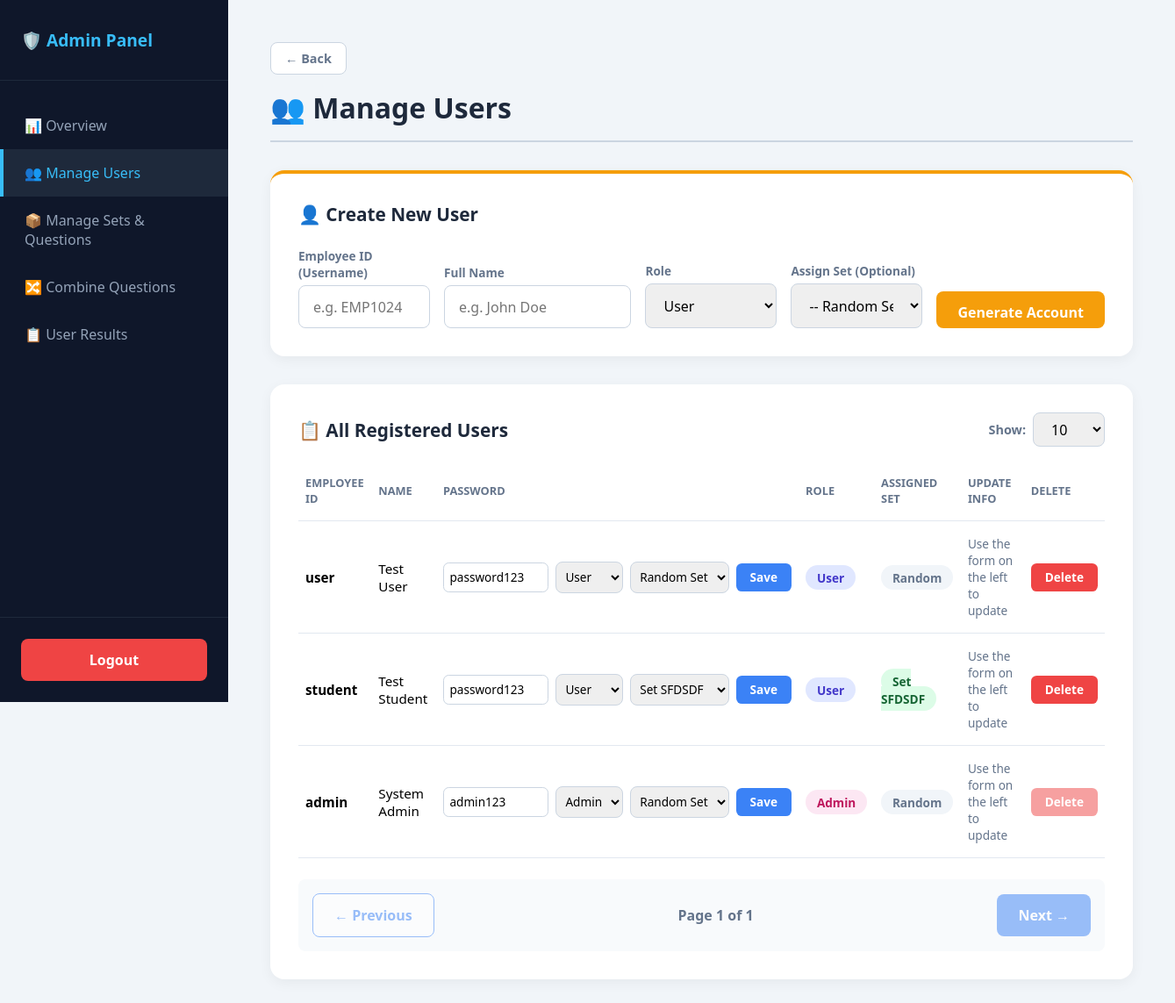
Screenshot of /admin/students (signed in) with the database file from the repository.
### tables this page shows
CREATE TABLE students (
            id INTEGER PRIMARY KEY AUTOINCREMENT,
            username TEXT UNIQUE NOT NULL,
            password TEXT NOT NULL,
            name TEXT,
            assigned_set TEXT,
            created_at TIMESTAMP DEFAULT CURRENT_TIMESTAMP
        , role TEXT DEFAULT 'user');

### app.py (the view)
@app.route("/admin/students")
def admin_users(): # Updated function name
    if not session.get("is_admin"): return redirect(url_for("login"))
    conn = get_db()
    users = conn.execute("SELECT * FROM students ORDER BY id DESC").fetchall()
    conn.close()
    return render_template("admin_students.html", page="users", sets=get_all_sets(), users=users)

### app.py (called while the page is built)
def get_db():
    conn = sqlite3.connect(DB_NAME)
    conn.row_factory = sqlite3.Row
    return conn

def get_all_sets():
    conn = get_db()
    rows = conn.execute("""
        SELECT s.name, s.description, s.question_count, s.duration_minutes,
               (SELECT COUNT(DISTINCT LOWER(TRIM(question))) FROM questions q WHERE q.set_name = s.name) AS qcount
        FROM sets s ORDER BY s.name
    """).fetchall()
    conn.close()
    return rows

### templates/admin_students.html (shortened to what this page needs)
{% extends "admin_base.html" %}
{% block content %}
<h1 class="page-title">👥 Manage Users</h1>
<div class="card" style="border-top: 4px solid #f59e0b; margin-bottom: 2rem;">
  <h3>👤 Create New User</h3>
  <form method="POST" action="{{ url_for('admin_add_user') }}">
    <div class="form-row">
      <div class="form-group" style="flex:1;">
        <label>Employee ID (Username)</label>
        <input type="text" name="username" placeholder="e.g. EMP1024" required>
      </div>
      <div class="form-group" style="flex:2;">
        <label>Full Name</label>
        <input type="text" name="name" placeholder="e.g. John Doe" required>
      </div>
      <div class="form-group" style="flex:1;">
        <label>Role</label>
        <select name="role" required>
          <option value="user">User</option>
        </select>
      </div>
      <div class="form-group" style="flex:1;">
        <label>Assign Set (Optional)</label>
        <select name="assigned_set">
          <option value="">-- Random Set --</option>
        </select>
      </div>
      <button type="submit" class="btn" style="margin-bottom: 0; height: 42px; background: #f59e0b;">Generate Account</button>
    </div>
  </form>
</div>
<div class="card">
  <div style="display: flex; justify-content: space-between; align-items: center; margin-bottom: 1rem;">
    <h3 style="margin-bottom: 0;">📋 All Registered Users</h3>
    <div style="display: flex; align-items: center; gap: 0.5rem;">
      <label style="font-size: 0.9rem; color: #64748b; font-weight: 600;">Show:</label>
      <select id="pageSizeSelect" onchange="changePageSize()" style="width: auto; padding: 0.4rem 1rem; margin-bottom: 0; border-radius: 0.5rem; border: 1px solid #cbd5e1;">
        <option value="10" selected>10</option>
      </select>
    </div>
  </div>
  <table>
    <tr>
      <th>Employee ID</th>
      <th>Name</th>
      <th>Password</th>
      <th>Role</th>
      <th>Assigned Set</th>
      <th>Update Info</th>
      <th>Delete</th>
    </tr>
    {% for s in users %}
    <tr class="data-row">
      <td><strong>{{ s.username }}</strong></td>
      <td>{{ s.name or 'N/A' }}</td>
      <td>
        <form method="POST" action="{{ url_for('update_user_info') }}" style="margin:0;">
          <div style="display: flex; gap: 0.5rem; align-items: center;">
            <input type="text" name="new_password" value="{{ s.password }}" required style="padding: 0.4rem; margin-bottom: 0; width: 120px; font-size: 0.85rem; border: 1px solid #cbd5e1; border-radius: 0.4rem;">
            <select name="role" style="padding: 0.4rem; margin-bottom: 0; width: auto; font-size: 0.85rem;">
              <option value="user" {% if s.role == 'user' %}selected{% endif %}>User</option>
              <option value="admin" {% if s.role == 'admin' %}selected{% endif %}>Admin</option>
            </select>
            <select name="assigned_set" style="padding: 0.4rem; margin-bottom: 0; width: auto; font-size: 0.85rem;">
              <option value="" {% if not s.assigned_set %}selected{% endif %}>Random Set</option>
              {% for set in sets %}
                <option value="{{ set.name }}" {% if s.assigned_set == set.name %}selected{% endif %}>Set {{ set.name }}</option>
              {% endfor %}
            </select>
            <button type="submit" class="btn btn-sm" style="background:#3b82f6;">Save</button>
          </div>
        </form>
      </td>
      <td>
        {% if s.role == 'admin' %}
          <span class="badge" style="background:#fce7f3; color:#be185d;">Admin</span>
        {% else %}
          <span class="badge" style="background:#e0e7ff; color:#4338ca;">User</span>
        {% endif %}
      </td>
      <td>
        {% if s.assigned_set %}
          <span class="badge" style="background:#dcfce7; color:#166534;">Set {{ s.assigned_set }}</span>
        {% else %}
          <span class="badge" style="background:#f1f5f9; color:#64748b;">Random</span>
        {% endif %}
      </td>
      <td style="color:#64748b; font-size: 0.85rem;">
        Use the form on the left to update
      </td>
      <td>
        <form method="POST" action="{{ url_for('delete_user', username=s.username) }}" style="margin:0;" onsubmit="return confirm('Are you sure you want to delete this user?');">
          <button type="submit" class="btn btn-danger btn-sm" {% if s.username == 'admin' %}disabled style="opacity: 0.5; cursor: not-allowed;"{% endif %}>Delete</button>
        </form>
      </td>
    </tr>
    {% endfor %}
  </table>
  <div id="pagination-controls" style="display: flex; justify-content: space-between; align-items: center; margin-top: 1.5rem; background: #f8fafc; padding: 1rem; border-radius: 0.5rem;">
    <button type="button" class="btn btn-outline" id="prevBtn" onclick="changePage(-1)">← Previous</button>
    <div style="font-weight: 600; color: #64748b;">Page <span id="pageNum">1</span> of <span id="totalPages">1</span></div>
    <button type="button" class="btn" id="nextBtn" onclick="changePage(1)">Next →</button>
  </div>
</div>
{% endblock %}

### templates/admin_base.html (style rules this page uses)
* { box-sizing: border-box; margin: 0; padding: 0; font-family: system-ui, sans-serif; }
body { display: flex; min-height: 100vh; background: #f1f5f9; }
.page-title { font-size: 2rem; color: #1e293b; margin-bottom: 2rem; border-bottom: 2px solid #cbd5e1; padding-bottom: 1rem; }
.card { background: white; border-radius: 1rem; padding: 2rem; box-shadow: 0 4px 15px rgba(0,0,0,0.05); margin-bottom: 1.5rem; }
.card h3 { color: #1e293b; margin-bottom: 1.5rem; font-size: 1.3rem; }
.btn { background: #3b82f6; color: white; border: none; padding: 0.8rem 1.5rem; border-radius: 0.5rem; font-size: 1rem; font-weight: 600; cursor: pointer; text-decoration: none; display: inline-block; }
.btn-danger { background: #ef4444; }
.btn-outline { background: white; color: #3b82f6; border: 1.5px solid #3b82f6; }
.btn-sm { padding: 0.4rem 1rem; font-size: 0.85rem; border-radius: 0.4rem; }
input[type="text"], input[type="number"], select { width: 100%; padding: 0.8rem 1rem; margin-bottom: 1rem; border-radius: 0.5rem; border: 1px solid #cbd5e1; font-size: 1rem; }
table { width: 100%; border-collapse: collapse; }
th, td { text-align: left; padding: 1rem 0.5rem; border-bottom: 1px solid #e2e8f0; font-size: 0.95rem; }
th { color: #64748b; font-weight: 600; text-transform: uppercase; font-size: 0.8rem; }
.badge { background: #e0f2fe; color: #0284c7; padding: 0.3rem 0.8rem; border-radius: 1rem; font-size: 0.85rem; font-weight: 600; }
.form-row { display: flex; gap: 1rem; flex-wrap: wrap; align-items: flex-end; }
.form-group { display: flex; flex-direction: column; flex: 1; min-width: 150px; }
.form-group label { font-size: 0.85rem; color: #64748b; margin-bottom: 0.3rem; font-weight: 600; }
.form-group input, .form-group select { margin-bottom: 0; }

### rows the page displays
students: username "user", name "Test User", new_password "password123", role "User", shows "Random"
students: username "student", name "Test Student", new_password "password123", role "User", assigned_set "Set SFDSDF", assigned_set "SFDSDF"
students: username "admin", name "System Admin", new_password "admin123", role "Admin", shows "Random"
